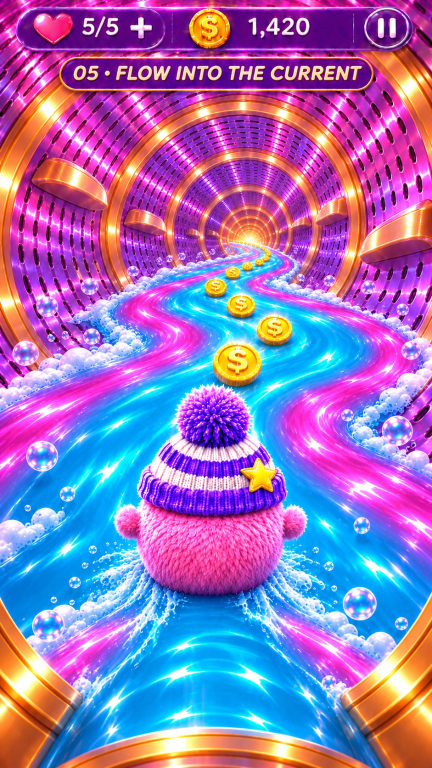
#> input picture references/05_flow_into_the_current.png, 864 x 1536 px (shown at 1/2 size)
$ python s1_compare.py ../marble05/viewer/bubble.png   (older library calls are emulated)
#> lines starting #> are read from the running program, lines starting #| are printed output that depends on the picture
"""Round 34 S1: likeness numbers of game stills vs the APPROVED Screen 05 picture, measured exactly like compare_r33.py (412 x 915 phone
frame, approved scaled to the same vertical field of view with the sides cropped; scenery = below the HUD rows minus the Benny box).
  python3 -I s1_compare.py <image or dir> [more ...] [--json out.json]
Frame-0 images (name contains 's0.0' or 'f_0000'): share of scenery pixels within 20 levels, mean abs diff, SSIM, colour-look, sharpness.
Other images (the camera has moved, no pixel counterpart): colour-look correlation (hue/sat histogram) + sharpness vs approved, and
the same two numbers for the river area only (lower half below the core) so river changes are visible in the numbers."""
import sys, os, json, glob, numpy as np, cv2
from PIL import Image
args = [a for a in sys.argv[1:] if not a.startswith('--')]; jout = sys.argv[sys.argv.index('--json') + 1] if '--json' in sys.argv else None
if jout in args: args.remove(jout)
REF = os.path.join(os.path.dirname(os.path.abspath(__file__)), '..', '..', 'references', '05_flow_into_the_current.png')
W, H = 412, 915
ref = Image.open(REF).convert('RGB'); sc = H / ref.height; rw = round(ref.width * sc)
#> further down, ref is the input picture: PIL image 864x1536 RGB; mean R, G, B 152.2, 115.4, 185.3
#> after `sc = H / ref.height`: sc = 0.596
#> after `rw = round(ref.width * sc)`: rw = 515
ref = np.array(ref.resize((rw, H), Image.LANCZOS))[:, (rw - W) // 2:(rw - W) // 2 + W].astype(np.float32)
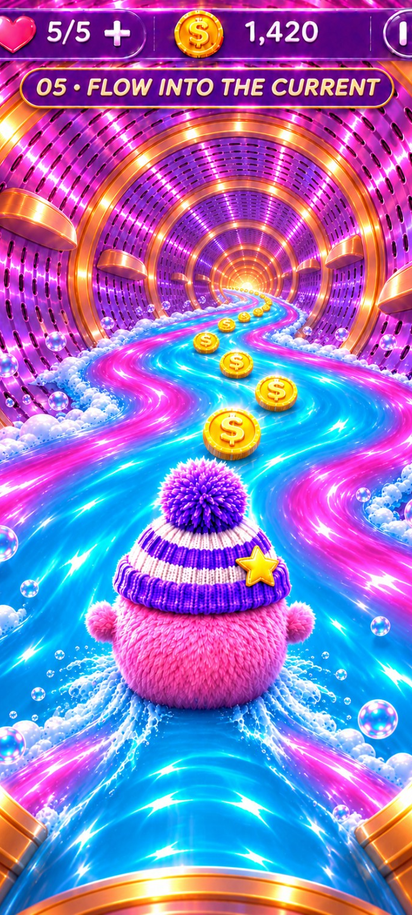
#> ref: shape (915, 412, 3) float32; mean R, G, B 144.4, 117.4, 191.6
mask = np.ones((H, W), bool); mask[:125] = False; mask[400:780, 50:362] = False
river = mask.copy(); river[:300] = False                       # water + lower walls (below the core row ~230)
def ssim(a, b):
    a = cv2.cvtColor(a.astype(np.uint8), cv2.COLOR_RGB2GRAY).astype(np.float32); b = cv2.cvtColor(b.astype(np.uint8), cv2.COLOR_RGB2GRAY).astype(np.float32)
    k = lambda x: cv2.GaussianBlur(x, (0, 0), 1.5); ma, mb = k(a), k(b); va, vb, cab = k(a * a) - ma ** 2, k(b * b) - mb ** 2, k(a * b) - ma * mb
    C1, C2 = (0.01 * 255) ** 2, (0.03 * 255) ** 2; return ((2 * ma * mb + C1) * (2 * cab + C2)) / ((ma ** 2 + mb ** 2 + C1) * (va + vb + C2))
def hs_corr(a, b, m):
    def h(x): hsv = cv2.cvtColor(x.astype(np.uint8), cv2.COLOR_RGB2HSV); hh = cv2.calcHist([hsv], [0, 1], m.astype(np.uint8), [36, 16], [0, 180, 0, 256]); return cv2.normalize(hh, hh).flatten()
    return float(cv2.compareHist(h(a), h(b), cv2.HISTCMP_CORREL))
def sharp(x, m): g = cv2.cvtColor(x.astype(np.uint8), cv2.COLOR_RGB2GRAY).astype(np.float32); return float(np.abs(cv2.Laplacian(g, cv2.CV_32F))[m].mean())
files = []
for a in args: files += sorted(glob.glob(os.path.join(a, '*.jpg')) + glob.glob(os.path.join(a, '*.png'))) if os.path.isdir(a) else [a]
res = {}
for f in files:
    im = np.array(Image.open(f).convert('RGB').resize((W, H))).astype(np.float32); n = os.path.basename(f)
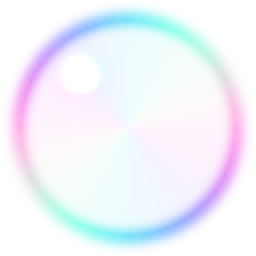
#> input picture tools/marble05/viewer/bubble.png, 128 x 128 px (shown 2 times larger)
#> after `im = np.array(Image.open(f).convert('RGB').resize((W, H))).astype(np.f`:
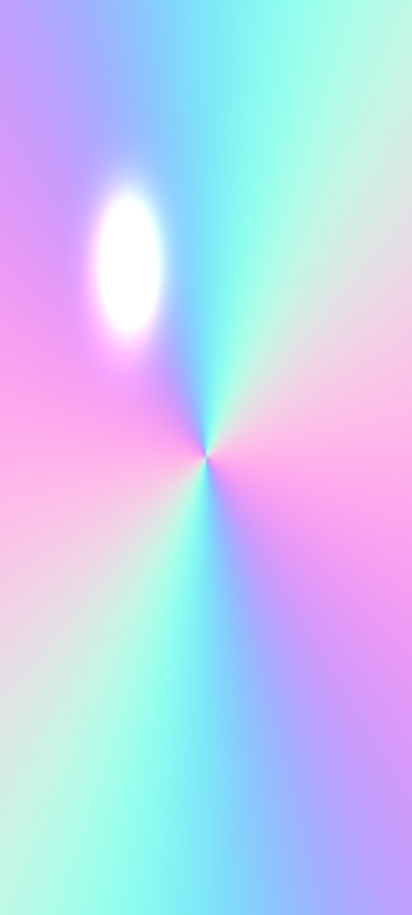
#> im: shape (915, 412, 3) float32; mean R, G, B 193.2, 206.4, 242.3
    r = {'colour_look_corr': round(hs_corr(im, ref, mask), 3), 'sharpness_vs_approved': round(sharp(im, mask) / sharp(ref, mask), 3),
         'river_colour_corr': round(hs_corr(im, ref, river), 3), 'river_sharpness': round(sharp(im, river) / sharp(ref, river), 3)}
#> in h, `hsv = cv2.cvtColor(x.astype(np.uint8), cv2.COLOR_RGB2HSV)`: hsv: shape (915, 412, 3); mean H, S, V 114.5, 80.5, 248.8
#> in h (call 2), `hsv = cv2.cvtColor(x.astype(np.uint8), cv2.COLOR_RGB2HSV)`: hsv: shape (915, 412, 3); mean H, S, V 114.1, 180.6, 220.2
#> in sharp, `g = cv2.cvtColor(x.astype(np.uint8), cv2.COLOR_RGB2GRAY).astype(np.flo`:
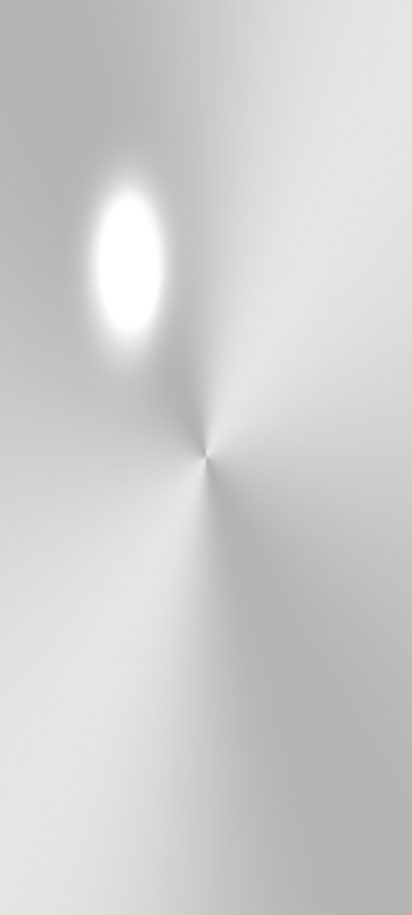
#> g: shape (915, 412) float32; min 176, max 255, mean 206.5
#> in sharp (call 2), `g = cv2.cvtColor(x.astype(np.uint8), cv2.COLOR_RGB2GRAY).astype(np.flo`:
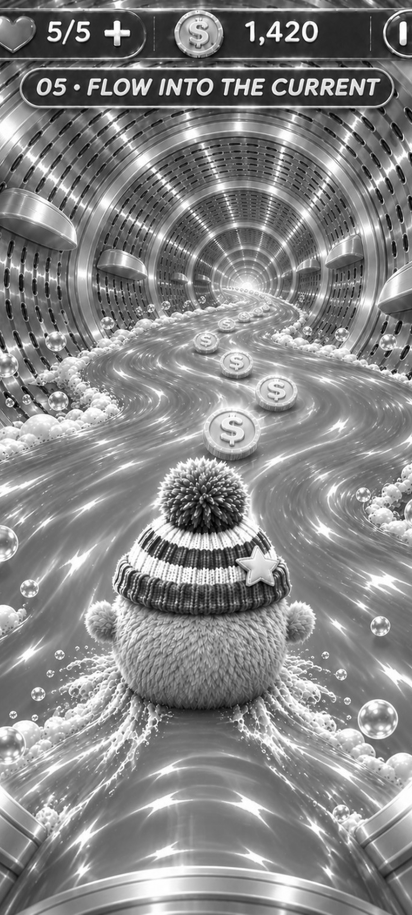
#> g: shape (915, 412) float32; min 1, max 255, mean 133.9
#> r = {'colour_look_corr': -0.037, 'sharpness_vs_approved': 0.022, 'river_colour_corr': -0.018, 'river_sharpness': 0.025}
    if 's0.0_' in n or 'f_0000' in n:
        d = np.abs(im - ref).mean(2)
        r.update({'share_within_20_levels': round(float((d[mask] < 20).mean()), 3), 'mean_abs_diff_levels': round(float(d[mask].mean()), 1),
                  'ssim_scenery': round(float(ssim(im, ref)[mask].mean()), 3), 'river_share_within_20': round(float((d[river] < 20).mean()), 3)})
    res[n] = r; print(n, json.dumps(r))
#| bubble.png {"colour_look_corr": -0.037, "sharpness_vs_approved": 0.022, "river_colour_corr": -0.018, "river_sharpness": 0.025}
if jout: json.dump(res, open(jout, 'w'), indent=1)
